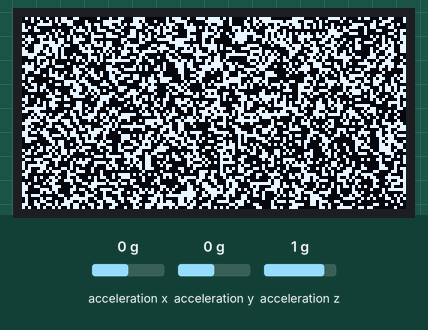
This sketch was run on a simulated ESP32. Parts: 128×64 one-colour display. Wiring (inferred from the names in the program): MPU-6050 motion sensor at I2C address 0x68. The test bench sets the inputs (shaded band); at power-on: acceleration x 0 g, acceleration y 0 g, acceleration z 1 g. Random numbers use the default seed unless the sketch sets one; what the sketch prints to the serial monitor is not drawn.

Above: at 3.2 s.
3.3 s: acceleration x set to -1.4 g
At 4.8 s:
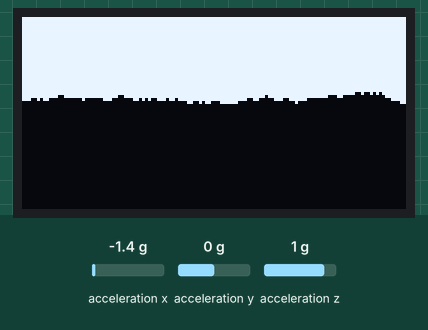
5.1 s: acceleration x set to 0.8 g
At 6.6 s:
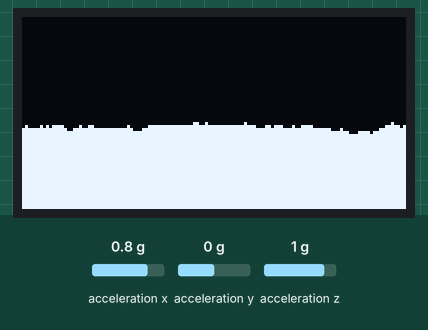
6.9 s: acceleration x set to -0.8 g
At 8.6 s:
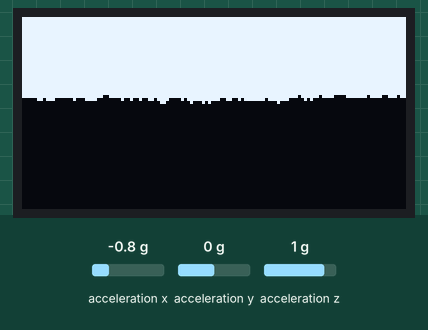
Timing chart, 0 to 10.1 s (numbered marks = the images above; inputs shaded):
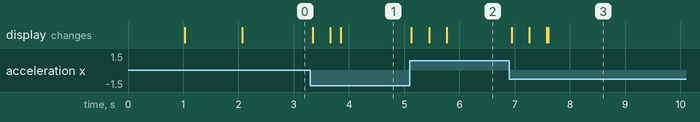

The sketch:

Sandrift.ino
```cpp
#include <Wire.h>
#include <U8g2lib.h>

// Pin definitions
#define SDA_PIN_SCREEN 6
#define SCL_PIN_SCREEN 5

int8_t xVelocity = 0;
int8_t yVelocity = 0;

U8G2_SSD1306_128X64_NONAME_F_HW_I2C u8g2(
  U8G2_R0, U8X8_PIN_NONE
);

void setup()
{
  Serial.begin(115200);
  delay(1000);

  SetupScreen();
  delay(1000);
  setupAccelerometer();
}

void loop(){
  AccelerometerTick();
  ScreenTick();
}
```

Magnometer.ino
```cpp
#include <Wire.h>

#define MPU_ADDR 0x68

#define SDA_PIN_MAG 8
#define SCL_PIN_MAG 9

#define MPU_PWR_MGMT_1 0x6B
#define MPU_ACCEL_XOUT_H 0x3B

int16_t GlobalLastX = 0;
int16_t GlobalLastY = 0;
int16_t GlobalLastZ = 0;

TwoWire I2C_MPU = TwoWire(1);

void setupAccelerometer() {

  I2C_MPU.begin(SDA_PIN_MAG, SCL_PIN_MAG);
  I2C_MPU.setClock(400000);

  I2C_MPU.beginTransmission(MPU_ADDR);
  I2C_MPU.write(MPU_PWR_MGMT_1);
  I2C_MPU.write(0);
  I2C_MPU.endTransmission();
  delay(10);

  Serial.println("MPU6050 Ready");
}

bool readAccel(int16_t &ax, int16_t &ay, int16_t &az) {
  I2C_MPU.beginTransmission(MPU_ADDR);
  I2C_MPU.write(MPU_ACCEL_XOUT_H);
  if (I2C_MPU.endTransmission(false) != 0) return false;

  if (I2C_MPU.requestFrom(MPU_ADDR, 6) != 6) return false;

  ax = I2C_MPU.read() << 8 | I2C_MPU.read();
  ay = I2C_MPU.read() << 8 | I2C_MPU.read();
  az = I2C_MPU.read() << 8 | I2C_MPU.read();

  return true;
}

void AccelerometerTick() {
  if (readAccel(GlobalLastX, GlobalLastY, GlobalLastZ)) {
    float ax = GlobalLastX / 16384.0;
    float ay = GlobalLastY / 16384.0;
    float az = GlobalLastZ / 16384.0;

    Serial.print("AX: "); Serial.print(ax, 3);
    Serial.print(" AY: "); Serial.print(ay, 3);
    Serial.print(" AZ: "); Serial.println(az, 3);

    xVelocity = 0;
    yVelocity = 0;

    if (ax > 0.20) yVelocity = 1;
    if (ax < -0.20) yVelocity = -1;
    if (ay > 0.20) xVelocity = 1;
    if (ay < -0.20) xVelocity = -1;

  } else {
    Serial.println("Accel read failed");
  }

}
```

Screen.ino
```cpp
#include <Wire.h>
#include <U8g2lib.h>

#define SCREEN_W 128
#define SCREEN_H 64
#define SANDAMOUNT 3500

struct Sand {
    uint8_t x;
    uint8_t y;
};

Sand ListOFSand[SANDAMOUNT]; //made an array instead of a vector since the amount of SAND is constant and will never change

uint8_t screenBuffer[SCREEN_W * SCREEN_H / 8];

//forces a inline for optimization
#define PIXEL_INDEX(x,y) ((x) + (((y) >> 3) * SCREEN_W))
#define PIXEL_MASK(y) (1 << ((y) & 7))

uint32_t rngState = 1234567;

inline uint32_t fastRand(){ //does fast rnng for speed
    rngState ^= rngState << 13;
    rngState ^= rngState >> 17;
    rngState ^= rngState << 5;
    return rngState;
}

inline void clearScreenBuffer(){
    memset(screenBuffer, 0, sizeof(screenBuffer));
}

inline void pushBufferToDisplay(){
    u8g2.clearBuffer();
    memcpy(u8g2.getBufferPtr(), screenBuffer, sizeof(screenBuffer));
    u8g2.sendBuffer();
}

void SetupScreen(){

    Wire.begin(SDA_PIN_SCREEN, SCL_PIN_SCREEN);
    Wire.setClock(1000000); //sets the clock rate of the I2C clock to be 1Mhz
    u8g2.begin();

    clearScreenBuffer();

    rngState = esp_random();

    for (int i = 0; i < SANDAMOUNT; i++) {

        bool placed = false;

        for (int attempts = 0; attempts < 100 && !placed; attempts++) { //sets up random sands on the screen without adding sand at the same place twice

            uint8_t x = fastRand() % SCREEN_W;
            uint8_t y = fastRand() % SCREEN_H;

            uint16_t idx = PIXEL_INDEX(x, y);
            uint8_t mask = PIXEL_MASK(y);

            if (!(screenBuffer[idx] & mask)) {

                ListOFSand[i].x = x;
                ListOFSand[i].y = y;
                screenBuffer[idx] |= mask;
                placed = true;
            }
        }

        if (!placed) {
            break;

        }
    }
}

void ScreenTick(){
    for (int x = 0; x < floor(pow(abs(xVelocity) + abs(yVelocity),1.2)) + 1; x++){ //allows for it to render more than one frame to simualte the sand going "faster"
        DoSandTick();
    }
    pushBufferToDisplay();
}

void DoSandTick(){
    if (xVelocity == 0 && yVelocity == 0){
        return;
    }

    for (int s = 0; s < SANDAMOUNT; s++){ //should probebly change all this in different functions instead of nested hell
        uint8_t x = ListOFSand[s].x;
        uint8_t y = ListOFSand[s].y;

        int nx = x + xVelocity;
        int ny = y + yVelocity;

        if ((unsigned)nx < SCREEN_W && (unsigned)ny < SCREEN_H){
            uint16_t nIdx = PIXEL_INDEX(nx, ny);
            uint8_t nMask = PIXEL_MASK(ny);

            if (!(screenBuffer[nIdx] & nMask)){
                uint16_t cIdx = PIXEL_INDEX(x, y);
                screenBuffer[cIdx] &= ~PIXEL_MASK(y);

                ListOFSand[s].x = nx;
                ListOFSand[s].y = ny;
                screenBuffer[nIdx] |= nMask;
                continue;
            }
        }

        bool flip = fastRand() & 1;

        int dx1, dy1;
        int dx2, dy2;

        if (yVelocity != 0){
            dx1 = -1; dy1 = yVelocity;
            dx2 =  1; dy2 = yVelocity;
        }
        else {

            dx1 = xVelocity; dy1 = -1;
            dx2 = xVelocity; dy2 =  1;
        }

        if (flip){
            int t;
            t = dx1; dx1 = dx2; dx2 = t;
            t = dy1; dy1 = dy2; dy2 = t;
        }

        int tx = x + dx1;
        int ty = y + dy1;

        if ((unsigned)tx < SCREEN_W && (unsigned)ty < SCREEN_H){
            uint16_t idx = PIXEL_INDEX(tx, ty);
            uint8_t mask = PIXEL_MASK(ty);

            if (!(screenBuffer[idx] & mask)){
                uint16_t cIdx = PIXEL_INDEX(x, y);
                screenBuffer[cIdx] &= ~PIXEL_MASK(y);

                ListOFSand[s].x = tx;
                ListOFSand[s].y = ty;
                screenBuffer[idx] |= mask;
                continue;
            }
        }

        tx = x + dx2;
        ty = y + dy2;

        if ((unsigned)tx < SCREEN_W && (unsigned)ty < SCREEN_H){
            uint16_t idx = PIXEL_INDEX(tx, ty);
            uint8_t mask = PIXEL_MASK(ty);

            if (!(screenBuffer[idx] & mask)){
                uint16_t cIdx = PIXEL_INDEX(x, y);
                screenBuffer[cIdx] &= ~PIXEL_MASK(y);

                ListOFSand[s].x = tx;
                ListOFSand[s].y = ty;
                screenBuffer[idx] |= mask;
            }
        }
    }

}
```

Measured:
- after the input at 3.3 s, the display: first changes after 0.05 s (image 1 shows a later state)
- after the input at 5.1 s, the display: first changes at once (image 2 shows a later state)
- after the input at 6.9 s, the display: first changes at once (image 3 shows a later state)
